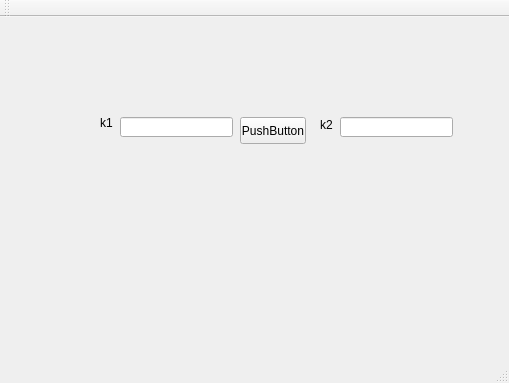
<?xml version="1.0" encoding="UTF-8"?>
<ui version="4.0">
 <class>MainWindow</class>
 <widget class="QMainWindow" name="MainWindow">
  <property name="geometry">
   <rect>
    <x>0</x>
    <y>0</y>
    <width>509</width>
    <height>383</height>
   </rect>
  </property>
  <property name="windowTitle">
   <string>MainWindow</string>
  </property>
  <widget class="QWidget" name="centralWidget">
   <widget class="QLineEdit" name="lineEdit">
    <property name="geometry">
     <rect>
      <x>120</x>
      <y>100</y>
      <width>113</width>
      <height>20</height>
     </rect>
    </property>
   </widget>
   <widget class="QLabel" name="label">
    <property name="geometry">
     <rect>
      <x>100</x>
      <y>90</y>
      <width>16</width>
      <height>31</height>
     </rect>
    </property>
    <property name="text">
     <string>k1</string>
    </property>
   </widget>
   <widget class="QLineEdit" name="lineEdit_2">
    <property name="geometry">
     <rect>
      <x>340</x>
      <y>100</y>
      <width>113</width>
      <height>20</height>
     </rect>
    </property>
   </widget>
   <widget class="QLabel" name="label_2">
    <property name="geometry">
     <rect>
      <x>320</x>
      <y>100</y>
      <width>16</width>
      <height>16</height>
     </rect>
    </property>
    <property name="text">
     <string>k2</string>
    </property>
   </widget>
   <widget class="QPushButton" name="pushButton">
    <property name="geometry">
     <rect>
      <x>240</x>
      <y>100</y>
      <width>66</width>
      <height>27</height>
     </rect>
    </property>
    <property name="text">
     <string>PushButton</string>
    </property>
   </widget>
  </widget>
  <widget class="QMenuBar" name="menuBar">
   <property name="geometry">
    <rect>
     <x>0</x>
     <y>0</y>
     <width>509</width>
     <height>20</height>
    </rect>
   </property>
  </widget>
  <widget class="QToolBar" name="mainToolBar">
   <attribute name="toolBarArea">
    <enum>TopToolBarArea</enum>
   </attribute>
   <attribute name="toolBarBreak">
    <bool>false</bool>
   </attribute>
  </widget>
  <widget class="QStatusBar" name="statusBar"/>
 </widget>
 <layoutdefault spacing="6" margin="11"/>
 <resources/>
 <connections/>
</ui>
